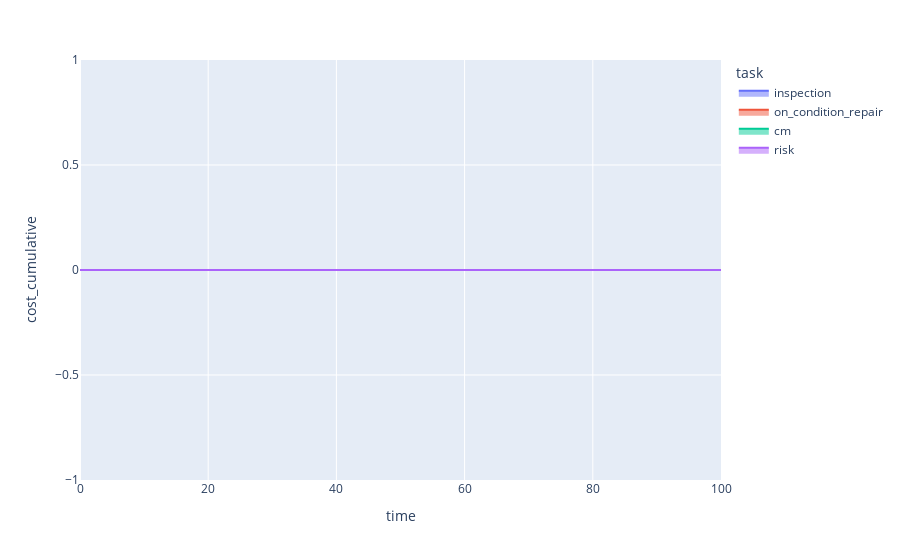

Notebook source saved alongside this figure:
### Code cell
fig = px.area(
    df,
    x="time",
    y="cost_cumulative",
    color="task",
    line_group = 'failure_mode'
)
fig

### Figure 1 — Plotly figure (JSON) as saved in the notebook; plotly's stock layout.template omitted (floating-point values rounded to 4 significant figures)
{"data": [{"hovertemplate": "task=inspection<br>failure_mode=random<br>time=%{x}<br>cost_cumulative=%{y}<extra></extra>", "legendgroup": "inspection", "line": {"color": "#636efa"}, "mode": "lines", "name": "inspection", "orientation": "v", "showlegend": true, "stackgroup": "1", "type": "scatter", "x": [0, 1, 2, 3, 4, 5, 6, 7, 8, 9, 10, 11, 12, 13, 14, 15, 16, 17, 18, 19, 20, 21, 22, 23, 24, 25, 26, 27, 28, 29, 30, 31, 32, 33, 34, 35, 36, 37, 38, 39, 40, 41, 42, 43, 44, 45, 46, 47, 48, 49, 50, 51, 52, 53, 54, 55, 56, 57, 58, 59, 60, 61, 62, 63, 64, 65, 66, 67, 68, 69, 70, 71, 72, 73, 74, 75, 76, 77, 78, 79, 80, 81, 82, 83, 84, 85, 86, 87, 88, 89, 90, 91, 92, 93, 94, 95, 96, 97, 98, 99, 100], "xaxis": "x", "y": [0, 0, 0, 0, 0, 0, 0, 0, 0, 0, 0, 0, 0, 0, 0, 0, 0, 0, 0, 0, 0, 0, 0, 0, 0, 0, 0, 0, 0, 0, 0, 0, 0, 0, 0, 0, 0, 0, 0, 0, 0, 0, 0, 0, 0, 0, 0, 0, 0, 0, 0, 0, 0, 0, 0, 0, 0, 0, 0, 0, 0, 0, 0, 0, 0, 0, 0, 0, 0, 0, 0, 0, 0, 0, 0, 0, 0, 0, 0, 0, 0, 0, 0, 0, 0, 0, 0, 0, 0, 0, 0, 0, 0, 0, 0, 0, 0, 0, 0, 0, 0], "yaxis": "y"}, {"hovertemplate": "task=inspection<br>failure_mode=slow_aging<br>time=%{x}<br>cost_cumulative=%{y}<extra></extra>", "legendgroup": "inspection", "line": {"color": "#636efa"}, "mode": "lines", "name": "inspection", "orientation": "v", "showlegend": false, "stackgroup": "1", "type": "scatter", "x": [0, 1, 2, 3, 4, 5, 6, 7, 8, 9, 10, 11, 12, 13, 14, 15, 16, 17, 18, 19, 20, 21, 22, 23, 24, 25, 26, 27, 28, 29, 30, 31, 32, 33, 34, 35, 36, 37, 38, 39, 40, 41, 42, 43, 44, 45, 46, 47, 48, 49, 50, 51, 52, 53, 54, 55, 56, 57, 58, 59, 60, 61, 62, 63, 64, 65, 66, 67, 68, 69, 70, 71, 72, 73, 74, 75, 76, 77, 78, 79, 80, 81, 82, 83, 84, 85, 86, 87, 88, 89, 90, 91, 92, 93, 94, 95, 96, 97, 98, 99, 100], "xaxis": "x", "y": [0, 0, 0, 0, 0, 0, 0, 0, 0, 0, 0, 0, 0, 0, 0, 0, 0, 0, 0, 0, 0, 0, 0, 0, 0, 0, 0, 0, 0, 0, 0, 0, 0, 0, 0, 0, 0, 0, 0, 0, 0, 0, 0, 0, 0, 0, 0, 0, 0, 0, 0, 0, 0, 0, 0, 0, 0, 0, 0, 0, 0, 0, 0, 0, 0, 0, 0, 0, 0, 0, 0, 0, 0, 0, 0, 0, 0, 0, 0, 0, 0, 0, 0, 0, 0, 0, 0, 0, 0, 0, 0, 0, 0, 0, 0, 0, 0, 0, 0, 0, 0], "yaxis": "y"}, {"hovertemplate": "task=inspection<br>failure_mode=fast_aging<br>time=%{x}<br>cost_cumulative=%{y}<extra></extra>", "legendgroup": "inspection", "line": {"color": "#636efa"}, "mode": "lines", "name": "inspection", "orientation": "v", "showlegend": false, "stackgroup": "1", "type": "scatter", "x": [0, 1, 2, 3, 4, 5, 6, 7, 8, 9, 10, 11, 12, 13, 14, 15, 16, 17, 18, 19, 20, 21, 22, 23, 24, 25, 26, 27, 28, 29, 30, 31, 32, 33, 34, 35, 36, 37, 38, 39, 40, 41, 42, 43, 44, 45, 46, 47, 48, 49, 50, 51, 52, 53, 54, 55, 56, 57, 58, 59, 60, 61, 62, 63, 64, 65, 66, 67, 68, 69, 70, 71, 72, 73, 74, 75, 76, 77, 78, 79, 80, 81, 82, 83, 84, 85, 86, 87, 88, 89, 90, 91, 92, 93, 94, 95, 96, 97, 98, 99, 100], "xaxis": "x", "y": [0, 0, 0, 0, 0, 0, 0, 0, 0, 0, 0, 0, 0, 0, 0, 0, 0, 0, 0, 0, 0, 0, 0, 0, 0, 0, 0, 0, 0, 0, 0, 0, 0, 0, 0, 0, 0, 0, 0, 0, 0, 0, 0, 0, 0, 0, 0, 0, 0, 0, 0, 0, 0, 0, 0, 0, 0, 0, 0, 0, 0, 0, 0, 0, 0, 0, 0, 0, 0, 0, 0, 0, 0, 0, 0, 0, 0, 0, 0, 0, 0, 0, 0, 0, 0, 0, 0, 0, 0, 0, 0, 0, 0, 0, 0, 0, 0, 0, 0, 0, 0], "yaxis": "y"}, {"hovertemplate": "task=on_condition_repair<br>failure_mode=random<br>time=%{x}<br>cost_cumulative=%{y}<extra></extra>", "legendgroup": "on_condition_repair", "line": {"color": "#EF553B"}, "mode": "lines", "name": "on_condition_repair", "orientation": "v", "showlegend": true, "stackgroup": "1", "type": "scatter", "x": [0, 1, 2, 3, 4, 5, 6, 7, 8, 9, 10, 11, 12, 13, 14, 15, 16, 17, 18, 19, 20, 21, 22, 23, 24, 25, 26, 27, 28, 29, 30, 31, 32, 33, 34, 35, 36, 37, 38, 39, 40, 41, 42, 43, 44, 45, 46, 47, 48, 49, 50, 51, 52, 53, 54, 55, 56, 57, 58, 59, 60, 61, 62, 63, 64, 65, 66, 67, 68, 69, 70, 71, 72, 73, 74, 75, 76, 77, 78, 79, 80, 81, 82, 83, 84, 85, 86, 87, 88, 89, 90, 91, 92, 93, 94, 95, 96, 97, 98, 99, 100], "xaxis": "x", "y": [0, 0, 0, 0, 0, 0, 0, 0, 0, 0, 0, 0, 0, 0, 0, 0, 0, 0, 0, 0, 0, 0, 0, 0, 0, 0, 0, 0, 0, 0, 0, 0, 0, 0, 0, 0, 0, 0, 0, 0, 0, 0, 0, 0, 0, 0, 0, 0, 0, 0, 0, 0, 0, 0, 0, 0, 0, 0, 0, 0, 0, 0, 0, 0, 0, 0, 0, 0, 0, 0, 0, 0, 0, 0, 0, 0, 0, 0, 0, 0, 0, 0, 0, 0, 0, 0, 0, 0, 0, 0, 0, 0, 0, 0, 0, 0, 0, 0, 0, 0, 0], "yaxis": "y"}, {"hovertemplate": "task=on_condition_repair<br>failure_mode=slow_aging<br>time=%{x}<br>cost_cumulative=%{y}<extra></extra>", "legendgroup": "on_condition_repair", "line": {"color": "#EF553B"}, "mode": "lines", "name": "on_condition_repair", "orientation": "v", "showlegend": false, "stackgroup": "1", "type": "scatter", "x": [0, 1, 2, 3, 4, 5, 6, 7, 8, 9, 10, 11, 12, 13, 14, 15, 16, 17, 18, 19, 20, 21, 22, 23, 24, 25, 26, 27, 28, 29, 30, 31, 32, 33, 34, 35, 36, 37, 38, 39, 40, 41, 42, 43, 44, 45, 46, 47, 48, 49, 50, 51, 52, 53, 54, 55, 56, 57, 58, 59, 60, 61, 62, 63, 64, 65, 66, 67, 68, 69, 70, 71, 72, 73, 74, 75, 76, 77, 78, 79, 80, 81, 82, 83, 84, 85, 86, 87, 88, 89, 90, 91, 92, 93, 94, 95, 96, 97, 98, 99, 100], "xaxis": "x", "y": [0, 0, 0, 0, 0, 0, 0, 0, 0, 0, 0, 0, 0, 0, 0, 0, 0, 0, 0, 0, 0, 0, 0, 0, 0, 0, 0, 0, 0, 0, 0, 0, 0, 0, 0, 0, 0, 0, 0, 0, 0, 0, 0, 0, 0, 0, 0, 0, 0, 0, 0, 0, 0, 0, 0, 0, 0, 0, 0, 0, 0, 0, 0, 0, 0, 0, 0, 0, 0, 0, 0, 0, 0, 0, 0, 0, 0, 0, 0, 0, 0, 0, 0, 0, 0, 0, 0, 0, 0, 0, 0, 0, 0, 0, 0, 0, 0, 0, 0, 0, 0], "yaxis": "y"}, {"hovertemplate": "task=on_condition_repair<br>failure_mode=fast_aging<br>time=%{x}<br>cost_cumulative=%{y}<extra></extra>", "legendgroup": "on_condition_repair", "line": {"color": "#EF553B"}, "mode": "lines", "name": "on_condition_repair", "orientation": "v", "showlegend": false, "stackgroup": "1", "type": "scatter", "x": [0, 1, 2, 3, 4, 5, 6, 7, 8, 9, 10, 11, 12, 13, 14, 15, 16, 17, 18, 19, 20, 21, 22, 23, 24, 25, 26, 27, 28, 29, 30, 31, 32, 33, 34, 35, 36, 37, 38, 39, 40, 41, 42, 43, 44, 45, 46, 47, 48, 49, 50, 51, 52, 53, 54, 55, 56, 57, 58, 59, 60, 61, 62, 63, 64, 65, 66, 67, 68, 69, 70, 71, 72, 73, 74, 75, 76, 77, 78, 79, 80, 81, 82, 83, 84, 85, 86, 87, 88, 89, 90, 91, 92, 93, 94, 95, 96, 97, 98, 99, 100], "xaxis": "x", "y": [0, 0, 0, 0, 0, 0, 0, 0, 0, 0, 0, 0, 0, 0, 0, 0, 0, 0, 0, 0, 0, 0, 0, 0, 0, 0, 0, 0, 0, 0, 0, 0, 0, 0, 0, 0, 0, 0, 0, 0, 0, 0, 0, 0, 0, 0, 0, 0, 0, 0, 0, 0, 0, 0, 0, 0, 0, 0, 0, 0, 0, 0, 0, 0, 0, 0, 0, 0, 0, 0, 0, 0, 0, 0, 0, 0, 0, 0, 0, 0, 0, 0, 0, 0, 0, 0, 0, 0, 0, 0, 0, 0, 0, 0, 0, 0, 0, 0, 0, 0, 0], "yaxis": "y"}, {"hovertemplate": "task=cm<br>failure_mode=random<br>time=%{x}<br>cost_cumulative=%{y}<extra></extra>", "legendgroup": "cm", "line": {"color": "#00cc96"}, "mode": "lines", "name": "cm", "orientation": "v", "showlegend": true, "stackgroup": "1", "type": "scatter", "x": [0, 1, 2, 3, 4, 5, 6, 7, 8, 9, 10, 11, 12, 13, 14, 15, 16, 17, 18, 19, 20, 21, 22, 23, 24, 25, 26, 27, 28, 29, 30, 31, 32, 33, 34, 35, 36, 37, 38, 39, 40, 41, 42, 43, 44, 45, 46, 47, 48, 49, 50, 51, 52, 53, 54, 55, 56, 57, 58, 59, 60, 61, 62, 63, 64, 65, 66, 67, 68, 69, 70, 71, 72, 73, 74, 75, 76, 77, 78, 79, 80, 81, 82, 83, 84, 85, 86, 87, 88, 89, 90, 91, 92, 93, 94, 95, 96, 97, 98, 99, 100], "xaxis": "x", "y": [0, 0, 0, 0, 0, 0, 0, 0, 0, 0, 0, 0, 0, 0, 0, 0, 0, 0, 0, 0, 0, 0, 0, 0, 0, 0, 0, 0, 0, 0, 0, 0, 0, 0, 0, 0, 0, 0, 0, 0, 0, 0, 0, 0, 0, 0, 0, 0, 0, 0, 0, 0, 0, 0, 0, 0, 0, 0, 0, 0, 0, 0, 0, 0, 0, 0, 0, 0, 0, 0, 0, 0, 0, 0, 0, 0, 0, 0, 0, 0, 0, 0, 0, 0, 0, 0, 0, 0, 0, 0, 0, 0, 0, 0, 0, 0, 0, 0, 0, 0, 0], "yaxis": "y"}, {"hovertemplate": "task=cm<br>failure_mode=slow_aging<br>time=%{x}<br>cost_cumulative=%{y}<extra></extra>", "legendgroup": "cm", "line": {"color": "#00cc96"}, "mode": "lines", "name": "cm", "orientation": "v", "showlegend": false, "stackgroup": "1", "type": "scatter", "x": [0, 1, 2, 3, 4, 5, 6, 7, 8, 9, 10, 11, 12, 13, 14, 15, 16, 17, 18, 19, 20, 21, 22, 23, 24, 25, 26, 27, 28, 29, 30, 31, 32, 33, 34, 35, 36, 37, 38, 39, 40, 41, 42, 43, 44, 45, 46, 47, 48, 49, 50, 51, 52, 53, 54, 55, 56, 57, 58, 59, 60, 61, 62, 63, 64, 65, 66, 67, 68, 69, 70, 71, 72, 73, 74, 75, 76, 77, 78, 79, 80, 81, 82, 83, 84, 85, 86, 87, 88, 89, 90, 91, 92, 93, 94, 95, 96, 97, 98, 99, 100], "xaxis": "x", "y": [0, 0, 0, 0, 0, 0, 0, 0, 0, 0, 0, 0, 0, 0, 0, 0, 0, 0, 0, 0, 0, 0, 0, 0, 0, 0, 0, 0, 0, 0, 0, 0, 0, 0, 0, 0, 0, 0, 0, 0, 0, 0, 0, 0, 0, 0, 0, 0, 0, 0, 0, 0, 0, 0, 0, 0, 0, 0, 0, 0, 0, 0, 0, 0, 0, 0, 0, 0, 0, 0, 0, 0, 0, 0, 0, 0, 0, 0, 0, 0, 0, 0, 0, 0, 0, 0, 0, 0, 0, 0, 0, 0, 0, 0, 0, 0, 0, 0, 0, 0, 0], "yaxis": "y"}, {"hovertemplate": "task=cm<br>failure_mode=fast_aging<br>time=%{x}<br>cost_cumulative=%{y}<extra></extra>", "legendgroup": "cm", "line": {"color": "#00cc96"}, "mode": "lines", "name": "cm", "orientation": "v", "showlegend": false, "stackgroup": "1", "type": "scatter", "x": [0, 1, 2, 3, 4, 5, 6, 7, 8, 9, 10, 11, 12, 13, 14, 15, 16, 17, 18, 19, 20, 21, 22, 23, 24, 25, 26, 27, 28, 29, 30, 31, 32, 33, 34, 35, 36, 37, 38, 39, 40, 41, 42, 43, 44, 45, 46, 47, 48, 49, 50, 51, 52, 53, 54, 55, 56, 57, 58, 59, 60, 61, 62, 63, 64, 65, 66, 67, 68, 69, 70, 71, 72, 73, 74, 75, 76, 77, 78, 79, 80, 81, 82, 83, 84, 85, 86, 87, 88, 89, 90, 91, 92, 93, 94, 95, 96, 97, 98, 99, 100], "xaxis": "x", "y": [0, 0, 0, 0, 0, 0, 0, 0, 0, 0, 0, 0, 0, 0, 0, 0, 0, 0, 0, 0, 0, 0, 0, 0, 0, 0, 0, 0, 0, 0, 0, 0, 0, 0, 0, 0, 0, 0, 0, 0, 0, 0, 0, 0, 0, 0, 0, 0, 0, 0, 0, 0, 0, 0, 0, 0, 0, 0, 0, 0, 0, 0, 0, 0, 0, 0, 0, 0, 0, 0, 0, 0, 0, 0, 0, 0, 0, 0, 0, 0, 0, 0, 0, 0, 0, 0, 0, 0, 0, 0, 0, 0, 0, 0, 0, 0, 0, 0, 0, 0, 0], "yaxis": "y"}, {"hovertemplate": "task=risk<br>failure_mode=random<br>time=%{x}<br>cost_cumulative=%{y}<extra></extra>", "legendgroup": "risk", "line": {"color": "#ab63fa"}, "mode": "lines", "name": "risk", "orientation": "v", "showlegend": true, "stackgroup": "1", "type": "scatter", "x": [0, 1, 2, 3, 4, 5, 6, 7, 8, 9, 10, 11, 12, 13, 14, 15, 16, 17, 18, 19, 20, 21, 22, 23, 24, 25, 26, 27, 28, 29, 30, 31, 32, 33, 34, 35, 36, 37, 38, 39, 40, 41, 42, 43, 44, 45, 46, 47, 48, 49, 50, 51, 52, 53, 54, 55, 56, 57, 58, 59, 60, 61, 62, 63, 64, 65, 66, 67, 68, 69, 70, 71, 72, 73, 74, 75, 76, 77, 78, 79, 80, 81, 82, 83, 84, 85, 86, 87, 88, 89, 90, 91, 92, 93, 94, 95, 96, 97, 98, 99, 100], "xaxis": "x", "y": [0, 0, 0, 0, 0, 0, 0, 0, 0, 0, 0, 0, 0, 0, 0, 0, 0, 0, 0, 0, 0, 0, 0, 0, 0, 0, 0, 0, 0, 0, 0, 0, 0, 0, 0, 0, 0, 0, 0, 0, 0, 0, 0, 0, 0, 0, 0, 0, 0, 0, 0, 0, 0, 0, 0, 0, 0, 0, 0, 0, 0, 0, 0, 0, 0, 0, 0, 0, 0, 0, 0, 0, 0, 0, 0, 0, 0, 0, 0, 0, 0, 0, 0, 0, 0, 0, 0, 0, 0, 0, 0, 0, 0, 0, 0, 0, 0, 0, 0, 0, 0], "yaxis": "y"}, {"hovertemplate": "task=risk<br>failure_mode=slow_aging<br>time=%{x}<br>cost_cumulative=%{y}<extra></extra>", "legendgroup": "risk", "line": {"color": "#ab63fa"}, "mode": "lines", "name": "risk", "orientation": "v", "showlegend": false, "stackgroup": "1", "type": "scatter", "x": [0, 1, 2, 3, 4, 5, 6, 7, 8, 9, 10, 11, 12, 13, 14, 15, 16, 17, 18, 19, 20, 21, 22, 23, 24, 25, 26, 27, 28, 29, 30, 31, 32, 33, 34, 35, 36, 37, 38, 39, 40, 41, 42, 43, 44, 45, 46, 47, 48, 49, 50, 51, 52, 53, 54, 55, 56, 57, 58, 59, 60, 61, 62, 63, 64, 65, 66, 67, 68, 69, 70, 71, 72, 73, 74, 75, 76, 77, 78, 79, 80, 81, 82, 83, 84, 85, 86, 87, 88, 89, 90, 91, 92, 93, 94, 95, 96, 97, 98, 99, 100], "xaxis": "x", "y": [0, 0, 0, 0, 0, 0, 0, 0, 0, 0, 0, 0, 0, 0, 0, 0, 0, 0, 0, 0, 0, 0, 0, 0, 0, 0, 0, 0, 0, 0, 0, 0, 0, 0, 0, 0, 0, 0, 0, 0, 0, 0, 0, 0, 0, 0, 0, 0, 0, 0, 0, 0, 0, 0, 0, 0, 0, 0, 0, 0, 0, 0, 0, 0, 0, 0, 0, 0, 0, 0, 0, 0, 0, 0, 0, 0, 0, 0, 0, 0, 0, 0, 0, 0, 0, 0, 0, 0, 0, 0, 0, 0, 0, 0, 0, 0, 0, 0, 0, 0, 0], "yaxis": "y"}, {"hovertemplate": "task=risk<br>failure_mode=fast_aging<br>time=%{x}<br>cost_cumulative=%{y}<extra></extra>", "legendgroup": "risk", "line": {"color": "#ab63fa"}, "mode": "lines", "name": "risk", "orientation": "v", "showlegend": false, "stackgroup": "1", "type": "scatter", "x": [0, 1, 2, 3, 4, 5, 6, 7, 8, 9, 10, 11, 12, 13, 14, 15, 16, 17, 18, 19, 20, 21, 22, 23, 24, 25, 26, 27, 28, 29, 30, 31, 32, 33, 34, 35, 36, 37, 38, 39, 40, 41, 42, 43, 44, 45, 46, 47, 48, 49, 50, 51, 52, 53, 54, 55, 56, 57, 58, 59, 60, 61, 62, 63, 64, 65, 66, 67, 68, 69, 70, 71, 72, 73, 74, 75, 76, 77, 78, 79, 80, 81, 82, 83, 84, 85, 86, 87, 88, 89, 90, 91, 92, 93, 94, 95, 96, 97, 98, 99, 100], "xaxis": "x", "y": [0, 0, 0, 0, 0, 0, 0, 0, 0, 0, 0, 0, 0, 0, 0, 0, 0, 0, 0, 0, 0, 0, 0, 0, 0, 0, 0, 0, 0, 0, 0, 0, 0, 0, 0, 0, 0, 0, 0, 0, 0, 0, 0, 0, 0, 0, 0, 0, 0, 0, 0, 0, 0, 0, 0, 0, 0, 0, 0, 0, 0, 0, 0, 0, 0, 0, 0, 0, 0, 0, 0, 0, 0, 0, 0, 0, 0, 0, 0, 0, 0, 0, 0, 0, 0, 0, 0, 0, 0, 0, 0, 0, 0, 0, 0, 0, 0, 0, 0, 0, 0], "yaxis": "y"}], "layout": {"legend": {"title": {"text": "task"}, "tracegroupgap": 0}, "margin": {"t": 60}, "xaxis": {"anchor": "y", "domain": [0, 1], "title": {"text": "time"}}, "yaxis": {"anchor": "x", "domain": [0, 1], "title": {"text": "cost_cumulative"}}}}
